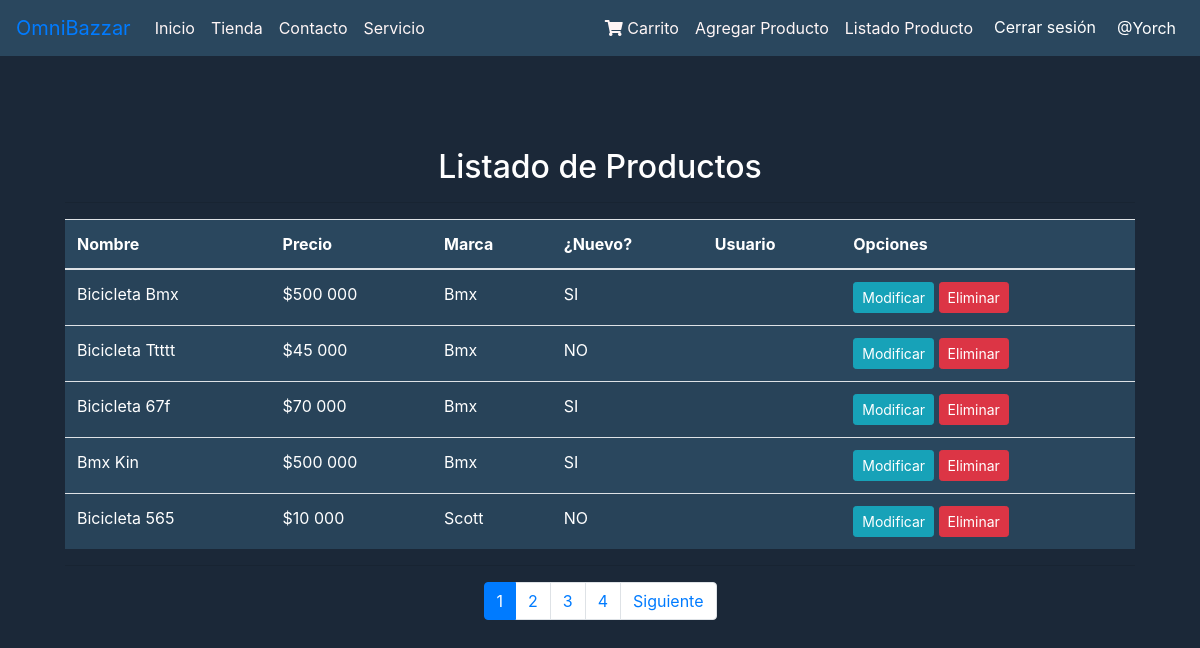
The app's page /listar-productos/ (signed in) with its own data.
### productos/models.py (models this page shows, shortened)
class Producto(models.Model):
    nombre = models.CharField(max_length=50)
    precio = models.IntegerField()
    descripcion = models.TextField()
    nuevo = models.BooleanField()
    marca = models.ForeignKey(Marca, on_delete=models.PROTECT)
    fecha_fabricacion = models.DateField()
    imagen = models.ImageField(upload_to="productos", null=True)
    usuario = models.ForeignKey(User, on_delete=models.CASCADE, null=True, blank=True)

class Marca(models.Model):
    nombre = models.CharField(max_length=50)
    def __str__(self):
        return self.nombre

### productos/views.py (the view)
# urls.py: path('listar-productos/', listar_productos, name='listar_productos'),
def listar_productos(request):
    if request.user.is_superuser:
        productos = Producto.objects.all()
    else:
        productos = Producto.objects.filter(usuario=request.user)
    page = request.GET.get('page', 1)
    try:
        paginator = Paginator(productos, 5)
        productos = paginator.page(page)
    except:
        raise Http404
    data = {
        'entity': productos,
        'paginator': paginator,
        'is_admin': request.user.is_superuser
    }
    return render(request, 'agregacion/listar.html', data)

### productos/templates/agregacion/listar.html (shortened to what this page needs)
{% extends "productos/base.html" %}
{% block content %}
{% load humanize %}
<center>
<div class="container mt-5">
        <div class="card-body">
            <h2 style="color: white;">Listado de Productos</h2>
            <hr>
            <div class="table-responsive">
                <table class="table table-striped table-hover table-responsive-sm mx-auto" style="max-width: 100%; background-color: #2a475e;">
                    <thead>
                        <tr style="color: white;">
                            <th>Nombre</th>
                            <th>Precio</th>
                            <th>Marca</th>
                            <th>¿Nuevo?</th>
                            {% if is_admin %}
                            <th>Usuario</th>
                            {% endif %}
                            <th>Opciones</th>
                        </tr>
                    </thead>
                    <tbody>
                        {% for p in entity %}
                        <tr style="color: white;">
                            <td>{{ p.nombre | title }}</td>
                            <td>${{ p.precio | intcomma }}</td>
                            <td>{{ p.marca | title }}</td>
                            <td>
                                {% if p.nuevo %}
                                SI
                                {% else %}
                                NO
                                {% endif %}
                            </td>
                            {% if is_admin %}
                            <td>{{ p.usuario.username }}</td>
                            {% endif %}
                            <td>
                                {% if perms.productos.change_producto %}
                                <a href="{% url 'modificar_producto' p.id %}" class="btn btn-info btn-sm">Modificar</a>
                                {% endif %}
                                {% if perms.productos.delete_producto %}
                                <a href="#" onclick="eliminarProducto({{ p.id }})" class="btn btn-danger btn-sm">Eliminar</a>
                                {% endif %}
                            </td>
                        </tr>
                        {% endfor %}
                    </tbody>
                </table>
                <hr>
                <div>
                    {% include 'productos/paginator.html' %}
                </div>
            </div>
        </div>
</div>
</center>
{% endblock %}

### productos/templates/productos/base.html (shortened to what this page needs)
<!DOCTYPE html>
<html lang="en">
<head>
  <link rel="stylesheet" href="https://cdn.jsdelivr.net/npm/bootstrap@4.6.2/dist/css/bootstrap.min.css">
  {% load static %}
  <link rel="stylesheet" href="{% static 'productos/css/styles.css' %}">
  <link rel="stylesheet" href="https://cdnjs.cloudflare.com/ajax/libs/font-awesome/5.15.4/css/all.min.css">
</head>
<body class="body">
  <nav class="navbar navbar-expand-sm navbar-custom">
    <a class="navbar-brand" href="#">OmniBazzar</a>
    <div class="collapse navbar-collapse" id="navbarNav">
      <ul class="navbar-nav mr-auto">
        <li class="nav-item">
          <a class="nav-link" href="{% url 'home' %}">Inicio</a>
        </li>
        <li class="nav-item">
          <a class="nav-link" href="{% url 'Tienda' %}">Tienda</a>
        </li>
        <li class="nav-item">
          <a class="nav-link" href="{% url 'Contacto' %}">Contacto</a>
        </li>
        <li class="nav-item">
          <a class="nav-link" href="{% url 'servicio' %}">Servicio</a>
        </li>
      </ul>
      <ul class="navbar-nav ml-auto">
        <li class="nav-item">
          <a class="nav-link" href="#"><i class="fas fa-shopping-cart"></i> Carrito</a>
        </li>
        {% if perms.productos.add_producto %}
        <li class="nav-item">
          <a href="{% url 'agregar_producto' %}" class="nav-link">Agregar Producto</a>
        </li>
        {% endif %}
        {% if perms.productos.view_producto %}
        <li class="nav-item">
          <a href="{% url 'listar_productos' %}" class="nav-link">Listado Producto</a>
        </li>
        {% endif %}
        {% if user.is_authenticated %}
        <li class="nav-item">
          <form action="{% url 'logout' %}" method="post" class="form-inline">
            <button type="submit" class="btn btn-link text-white">Cerrar sesión</button>
          </form>
        </li>
        <li class="nav-item">
          <a href="{% url 'profile' %}" class="nav-link text-white">@{{ user.username }}</a>
        </li>
        {% else %}
        <li class="nav-item">
          <a href="{% url 'login' %}" class="btn btn-link text-white">Iniciar sesión</a>
        </li>
        {% endif %}
      </ul>
    </div>
  </nav>
  <br>
  {% block content %}
  {% endblock %}
</body>
</html>

### productos/static/productos/css/styles.css (style rules this page uses)
.body { background-color: #1b2838; }

### productos/templates/productos/base.html (style rules this page uses)
.navbar-custom { background-color: #2a475e; }
.navbar-custom .nav-link { color: rgb(255, 246, 246); }

### records on screen
Producto: nombre "Bicicleta Bmx", precio "500 000", marca "Bmx", nuevo "SI"
Producto: nombre "Bicicleta Ttttt", precio "45 000", marca "Bmx", nuevo "NO"
Producto: nombre "Bicicleta 67f", precio "70 000", marca "Bmx", nuevo "SI"
Producto: nombre "Bmx Kin", precio "500 000", marca "Bmx", nuevo "SI"
Producto: nombre "Bicicleta 565", precio "10 000", marca "Scott", nuevo "NO"

### other values on screen
{{ user.username }} "Yorch"
{{ page }} "1" "2" "3" "4"
